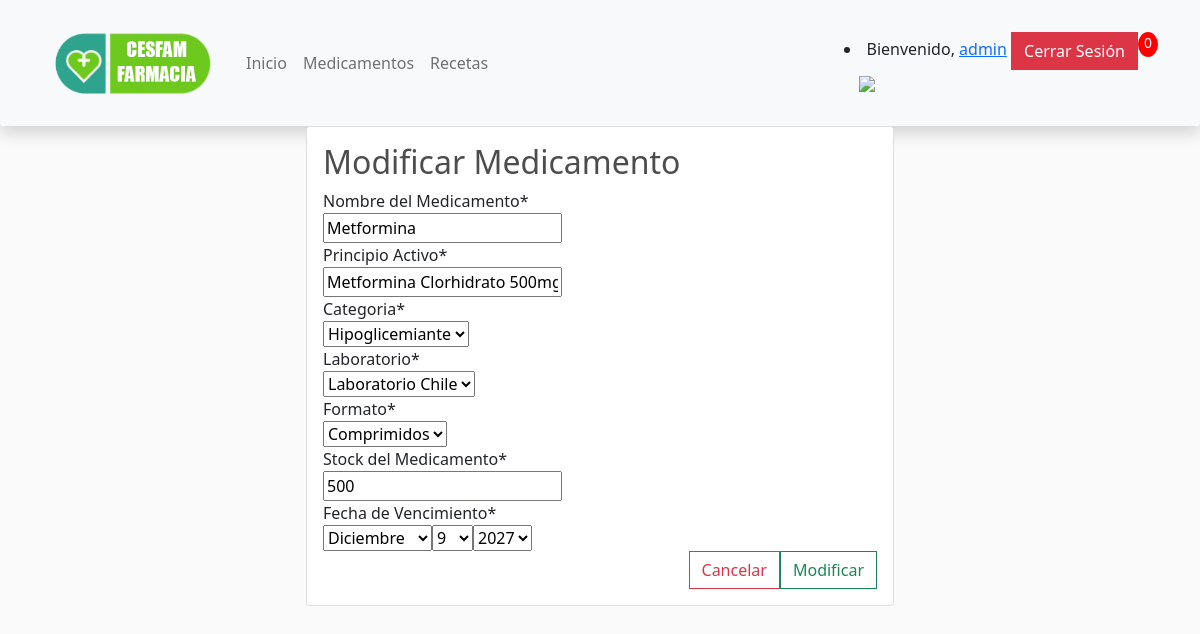
The page /modificar_medicamento/1/ (signed in) on the database as committed earlier.
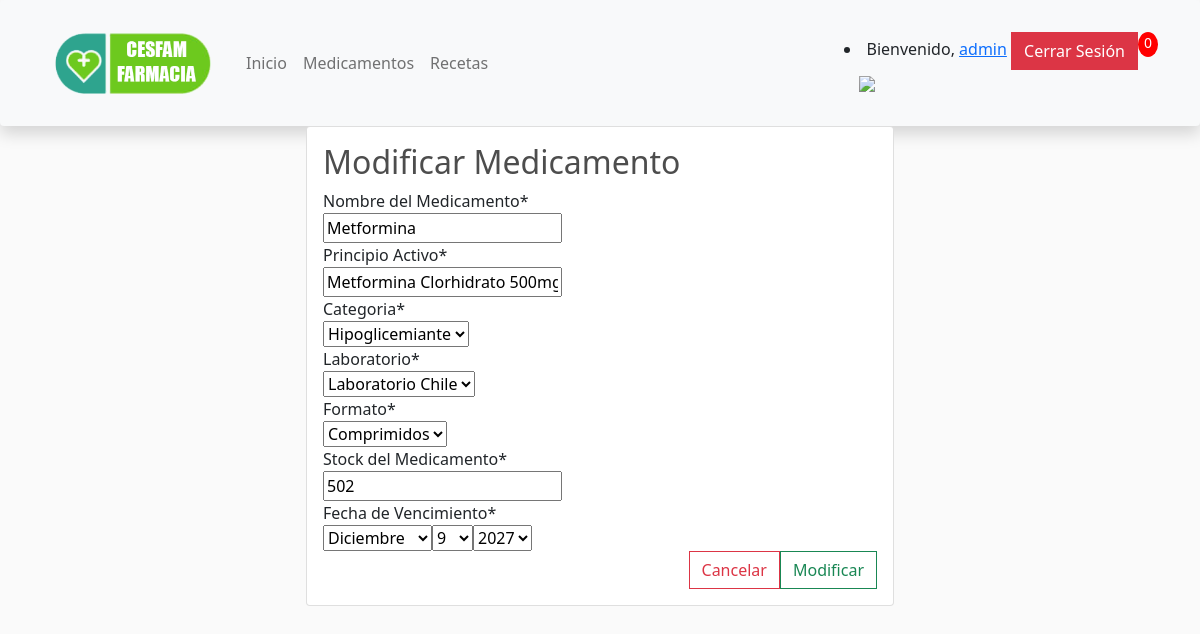
The same page on the database as committed later.
### reserva/models.py (models this page shows, shortened)
class Medicamento(models.Model): #esta tabla guarda la información relacionada al medicamento
    codigo = models.AutoField(primary_key=True, verbose_name="Código del Medicamento") #codigo asignado de acuerdo a control interno, es clave primaria
    nombreMed = models.CharField(max_length=25, verbose_name="Nombre del Medicamento") #es el nombre comercial del medicamento
    principio = models.CharField(max_length=40, verbose_name="Principio Activo") #el principio activo del medicamento
    categoria = models.ForeignKey(Categoria, on_delete=models.RESTRICT, default=0)
    laboratorio = models.ForeignKey(Laboratorio, on_delete=models.RESTRICT) #laboratorio que lo fabrica, se obtiene de la tabla Laboratorio
    formato = models.ForeignKey(Formato, on_delete=models.RESTRICT) #el formato de venta del medicamento, se obtiene de la tabla Formato
    stock = models.IntegerField(verbose_name="Stock del Medicamento") #la cantidad que hay en existencias del medicamento
    vencimiento = models.DateField(verbose_name="Fecha de Vencimiento") #la fecha de vencimiento indicada por el fabricante

### reserva/views.py (the view, shortened to what this page needs)
# urls.py: path('modificar_medicamento/<codigo>/', modificar_medicamento, name="modificar_medicamento"),
@permission_required('reserva.change_medicamento')
def modificar_medicamento(request, codigo):
    meds = Medicamento.objects.get(codigo=codigo)
    antiguoStock = meds.stock #este valor lo tomo aqui para la logica que se usa mas abajo
    data = {
        'form': MedicamentoForm(instance=meds)
    }
    return render(request, 'medicamentos/modificarMedicamento.html', data)

### reserva/forms.py
class MedicamentoForm(forms.ModelForm):
    class Meta:
        model = Medicamento
        fields = '__all__'
        widgets = {
            "vencimiento": forms.SelectDateWidget()
        }

### reserva/context_processor.py (called while the page is built)
def guardar_receta(request):
    if request.user.is_authenticated:
        if "ca" in request.session.keys():
            for key, value in request.session["ca"].items():
                print(value["id"])
                carrito ={
                    "id":value["id"],
                    "nombre": value["nombre"],
                    "principio": value["principio"],
                    "cantidad":value["cantidad"]
                }
    return{"ca"}

### reserva/models.py (called while the page is built)
    def __str__(self):
        return self.nombreLab

    def __str__(self):
        return self.nombreFormato

    def __str__(self):
        return self.nombreCat

### reserva/templates/medicamentos/modificarMedicamento.html (shortened to what this page needs)
{% extends 'reserva/base.html' %}
{% load static %}
{% block content %} {% load crispy_forms_tags %}
<body>
    <div class="row">
        <div class="col-12 col-md-6 offset-md-3">
            <div class="card">
                <div class="card-body">
                    <h2>Modificar Medicamento</h2>
                    <form action="" method="post">
                        {% csrf_token %} {{ form | crispy }}
                        <div class="d-flex justify-content-end">
                            <a type="reset" href="{% url 'gestion_medicamentos' %}" class="btn btn-outline-danger">Cancelar</a>
                            <input type="submit" value="Modificar" class="btn btn-outline-success">
                        </div>
                    </form>
                </div>
            </div>
        </div>
    </div>
</body>
{% endblock %}

Rows that differ between the two databases and show on the page:
changed Medicamento "Metformina": stock "500" → "502"
